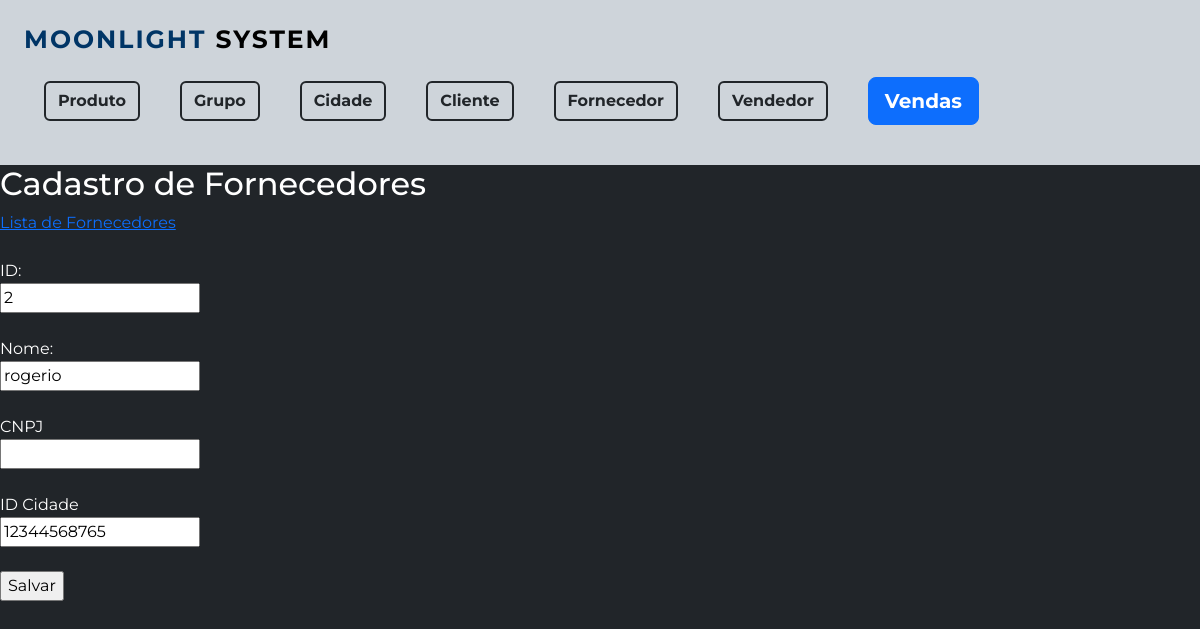
The page /Fornecedor/formFornecedor.php?id=2 on the database its author committed.
### tables this page shows
CREATE TABLE `tb_fornecedor` (
  `id_fornecedor` int(11) NOT NULL,
  `nm_fornecedor` varchar(55) DEFAULT NULL,
  `cnpj_fornecedor` varchar(11) DEFAULT NULL,
  `fk_id_cidade` int(11) NOT NULL
);

### Fornecedor/formFornecedor.php (the view, shortened to what this page needs)
<?php
   include '../formMenu.php';
   include '../conexao/conecta.php';
   if ($_GET['id']) {
    $id=$_GET['id'];
     $sql="SELECT id_fornecedor, nm_fornecedor, cnpj_fornecedor fk_id_cidade FROM tb_fornecedor WHERE id_fornecedor=$id";
     $resultado=mysqli_query($conexao,$sql);
     if ($resultado==false) {
       die("Erro: ".mysqli_error($conexao));
      } else
      {
        $item=mysqli_fetch_array($resultado);
      }
   }
   ?>
   <h2>Cadastro de Fornecedores</h2>
   <a href="formListaFornecedor.php">Lista de Fornecedores</a> <br> <br>
<form method="post" action="GravaFornecedor.php">
<?php
  if ($_GET['id'])  {
    ?>
      <label>ID: </label> <br>
      <input type="TEXT " name="id" readonly="readonly" value=<?php echo $item['id_fornecedor'] ?> > <br> <br>
<?php
  }
  ?>
  <label>Nome:</label> <br>
  <input type="TEXT" name="nome" value=<?php echo $item['nm_fornecedor']?> > <br> <br>
  <label>CNPJ</label> <br>
  <input type="TEXT" name="cnpj_fornecedor" value=<?php echo $item['cnpj_fornecedor']?> > <br><br>
 <label>ID Cidade</label> <br>
  <input type="TEXT" name="cidade" value=<?php echo $item['fk_id_cidade']?>> <br><br>
  <input type="submit" name="Salvar" value="Salvar">
</form>

### formMenu.php (style rules this page uses)
body { background-color: #212529; color: #fff; font-family: 'Montserrat', sans-serif; }

### rows shown on the page
tb_fornecedor: id "2", nome "rogerio", cidade "12344568765"
